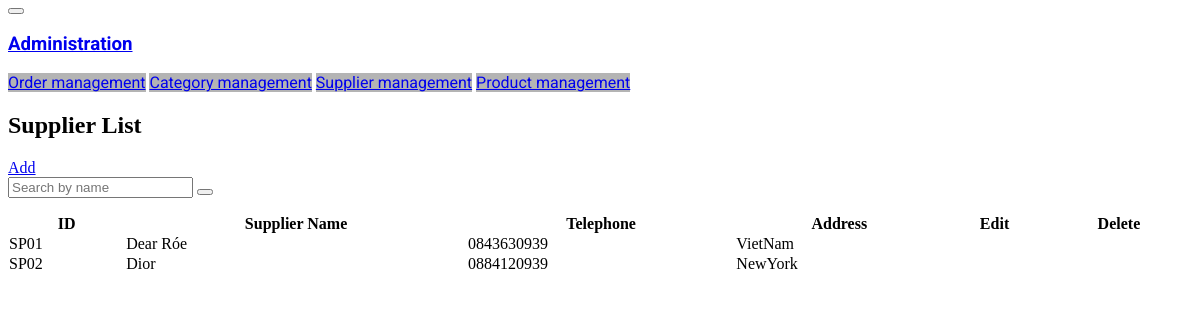
Before: /admin/supplier/list.php with the older database file.
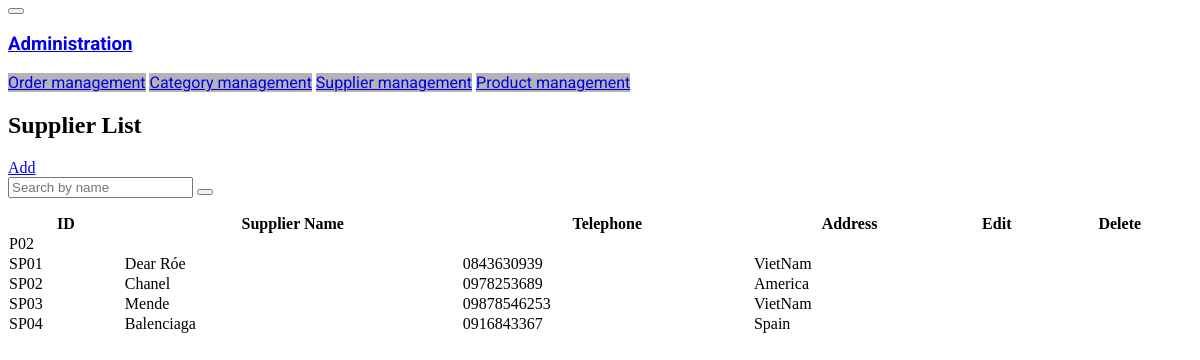
After: the same page with the newer database file.
### tables this page shows
CREATE TABLE `supplier` (
  `id` varchar(10) NOT NULL,
  `name` varchar(20) NOT NULL,
  `phone` varchar(12) NOT NULL,
  `address` varchar(255) NOT NULL
);

### admin/supplier/list.php (the view, shortened to what this page needs)
<section class="row">
    <?php
    include_once 'admin/nav.php';
    ?>
    <div class="col-lg-10 col-md-9 col-12">
        <div class="pt-2 mb-2">
            <h1 class="text-center">Supplier List</h1>
            <div class="text-center mb-2 row">
                <div class="col-6 d-flex justify-content-start align-items-center">
                    <a href="?page=addSupplier" class="btn btn-outline-dark"><i class="bi bi-plus-circle pe-2"></i>Add</a>
                </div>
                <div class="col-6 d-flex justify-content-end align-items-center">
                    <form action="/manage/supplier" method="GET" class="d-flex input-group w-auto">
                        <input name="search" type="search" class="form-control" placeholder="Search by name" aria-label="Search" aria-describedby="search-addon" />
                        <button class="btn btn-secondary searching" type="submit"><i class="bi bi-search"></i></button>
                    </form>
                </div>
            </div>
            <table class="table table-striped table-bordered m-0" cellspacing="0" width="100%">
                <thead class="justify-content-md-between justify-content-sm-center align-content-center border-bottom border-2 my-2 bg-dark text-light p-3 rounded-3">
                    <tr class="text-center">
                        <th>
                            <strong>ID</strong>
                        </th>
                        <th>
                            <strong>Supplier Name</strong>
                        </th>
                        <th>
                            <strong>Telephone</strong>
                        </th>
                        <th>
                            <strong>Address</strong>
                        </th>
                        <th>
                            <strong>Edit</strong>
                        </th>
                        <th>
                            <strong>Delete</strong>
                        </th>
                    </tr>
                </thead>
                <tbody class="justify-content-md-between justify-content-sm-center border-bottom border-2 my-2 bg-light p-2 rounded-3">
                    <?php
                    $c = new Connect();
                    $dblink = $c->connectToMySQL();
                    $sql = "SELECT * FROM `supplier`";
                    $stmt = $dblink->query($sql);
                    while ($row = $stmt->fetch_assoc()) :
                    ?>
                        <tr>
                            <td class="text-center align-middle"><?= $row['id'] ?></td>
                            <td class="text-center align-middle"><?= $row['name'] ?></td>
                            <td class="text-center align-middle"><?= $row['phone'] ?></td>
                            <td class="align-middle"><?= $row['address'] ?></td>
                            <td class="text-center align-middle">
                            </td>
                            <td class="text-center align-middle">
                            </td>
                        </tr>
                    <?php
                    endwhile;
                    ?>
                </tbody>
            </table>
        </div>
    </div>
</section>

Changed rows visible on the page:
added supplier: id "P02"
changed supplier "SP02": name "Dior" → "Chanel"; phone "0884120939" → "0978253689"; address "NewYork" → "America"
added supplier: id "SP03", name "Mende", phone "09878546253", address "VietNam"
added supplier: id "SP04", name "Balenciaga", phone "0916843367", address "Spain"
